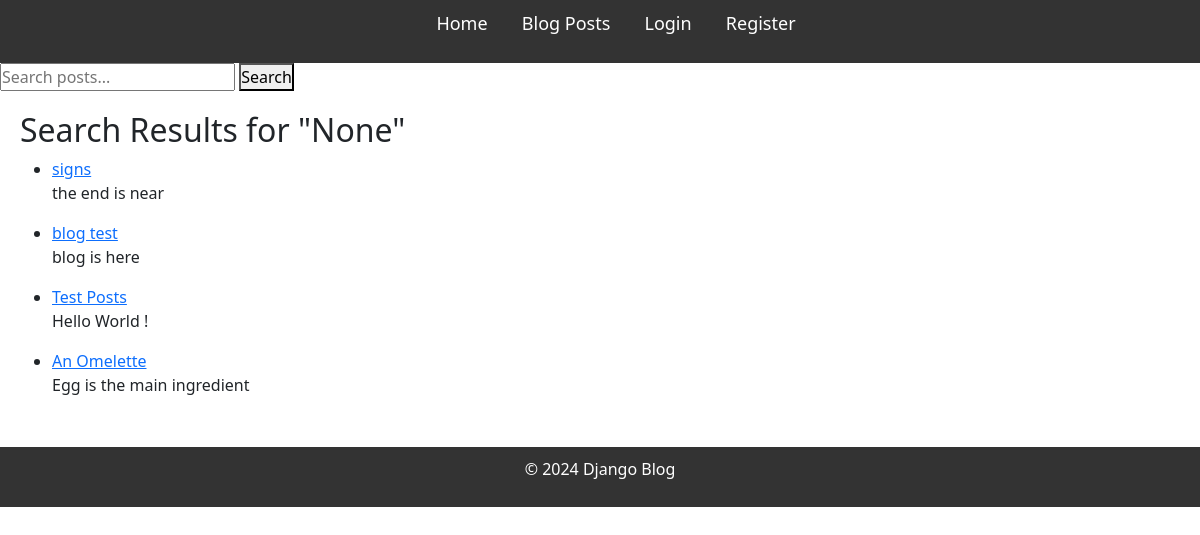
/search/, run on an earlier commit of the app's database.
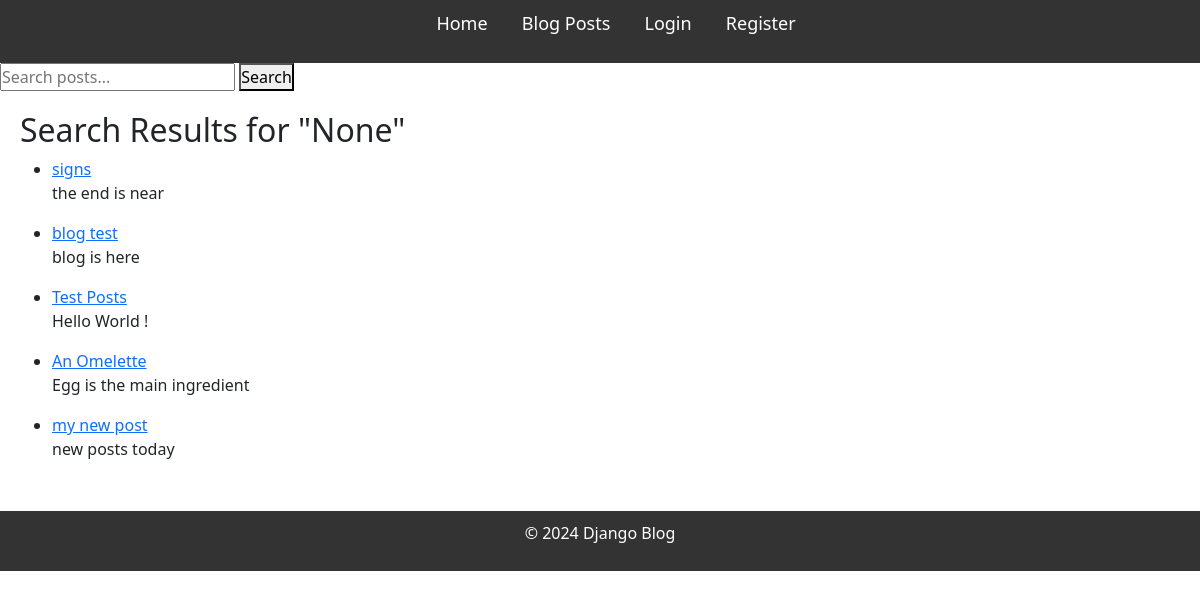
And on a later commit of the database.
### blog/models.py (models this page shows, shortened)
class Post(models.Model):
    title = models.CharField(max_length=100)
    content = models.TextField()
    published_date = models.DateTimeField(auto_now_add=True)
    author = models.ForeignKey(User, on_delete=models.CASCADE, related_name='posts')
    tags = TaggableManager(related_name="post_tags")

### blog/views.py (the view)
# urls.py: path('search/', views.search_posts, name='search_posts'),  # Search URL
def search_posts(request):
    query = request.GET.get('q')
    results = Post.objects.all()
    if query:
        results = Post.objects.filter(
            Q(title__icontains=query) |  # Search in title
            Q(content__icontains=query) |  # Search in content
            Q(tags__name__icontains=query)  # Search in tags
        ).distinct()
    return render(request, 'blog/search_results.html', {'query': query, 'results': results})

### blog/templates/blog/search_results.html
{% extends "base.html" %}
{% block content %}
    <h2>Search Results for "{{ query }}"</h2>
    {% if results %}
        <ul>
            {% for post in results %}
                <li>
                    <a href="{% url 'post_detail' post.pk %}">{{ post.title }}</a>
                    <p>{{ post.content|truncatewords:20 }}</p>
                </li>
            {% endfor %}
        </ul>
    {% else %}
        <p>No posts found matching your search.</p>
    {% endif %}
{% endblock %}

### templates/base.html (shortened to what this page needs)
{% load static %}
<!DOCTYPE html>
<html lang="en">
<head>
    <link rel="stylesheet" href="{% static 'css/style.css' %}">
    <link rel="stylesheet" href="https://cdn.jsdelivr.net/npm/bootstrap@5.3.3/dist/css/bootstrap.min.css">
</head>
<body>
    <header>
        <nav>
            <ul>
                <li><a href="{% url 'home' %}">Home</a></li>
                <li><a href="{% url 'post_list' %}">Blog Posts</a></li>
                <li><a href="{% url 'login' %}">Login</a></li>
                <li><a href="{% url 'register' %}">Register</a></li>
            </ul>
        </nav>
    </header>
    <form method="GET" action="{% url 'search_posts' %}">
        <input type="text" name="q" placeholder="Search posts..." value="{{ request.GET.q }}">
        <button type="submit">Search</button>
    </form>
    <div class="content">
        {% block content %}{% endblock %}
    </div>
    <footer>
        <p>&copy; 2024 Django Blog</p>
    </footer>
</body>
</html>

### static/css/style.css (style rules this page uses)
* { margin: 0; padding: 0; box-sizing: border-box; }
body { font-family: Arial, sans-serif; background-color: #f9f9f9; color: #333; }
header { background-color: #333; padding: 10px; text-align: center; }
header nav ul { list-style-type: none; }
header nav ul li { display: inline; margin: 0 15px; }
header nav ul li a { color: white; text-decoration: none; font-size: 18px; }
.content { margin: 20px; }
footer { text-align: center; margin-top: 50px; padding: 10px; background-color: #333; color: white; }

What changed in the data, as far as the page shows it:
added Post: title "my new post", content "new posts today"
